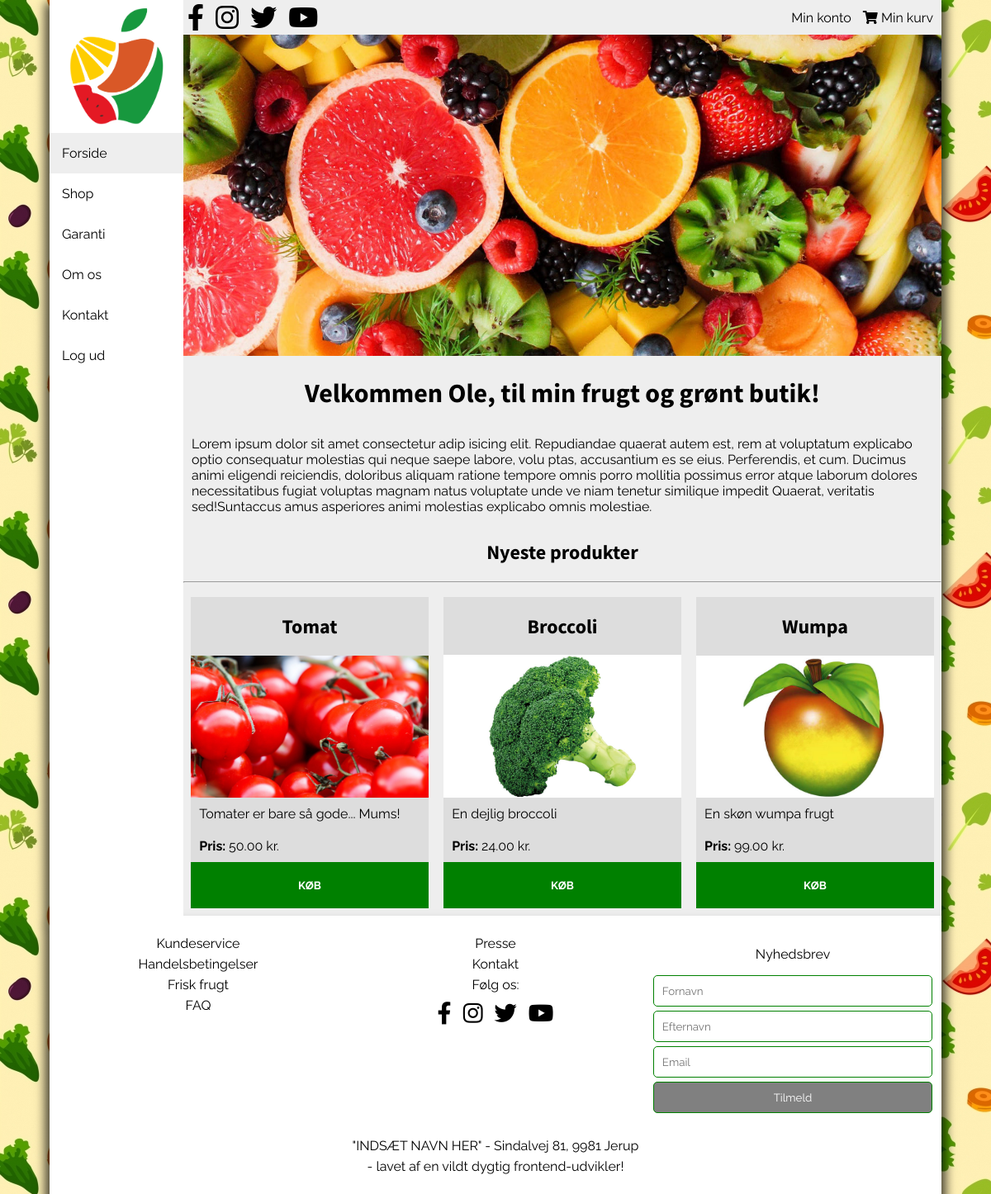
/ (signed in), run on the app's committed database.
### tables this page shows
CREATE TABLE `products` (
  `productId` int(5) NOT NULL,
  `title` varchar(50) NOT NULL,
  `text` varchar(100) NOT NULL,
  `category` varchar(30) NOT NULL,
  `authorId` int(5) NOT NULL,
  `imgUrl` varchar(50) NOT NULL,
  `imgAlt` varchar(50) NOT NULL,
  `price` double(10,2) NOT NULL,
  `date` int(10) NOT NULL
);

### assets/getLatestArticles.php (the view, shortened to what this page needs)
<?php
require_once "connect.php";
$statement = $dbh->prepare("SELECT * FROM products JOIN users ON products.authorId = users.userId ORDER BY date DESC LIMIT 3");
$statement->execute();
while ($row = $statement->fetch(PDO::FETCH_ASSOC)) { ?>
    <article>
        <h2><?php echo $row['title'] ?></h2>
        <img src="img/<?php echo $row['imgUrl'] ?>" alt="<?php echo $row['imgAlt'] ?>" onerror="this.src='img/placeholder.jpg'">
        <p><?php echo $row['text'] ?></p>
        <p><span>Pris: </span><?php echo $row['price'] ?> kr.</p>
        <button>KØB</button>
    </article>
    <?php
}
?>

### css/style.css (style rules this page uses)
body { margin: 0; background-image: url(../img/background.png); background-attachment: fixed; }
* { font-family: "Raleway", sans-serif; }
h1, h2, h3, h4, h5, h6 { font-family: "Source Sans Pro", sans-serif; }
.container p { text-align: left; padding: 10px; }
main .products article { width: 31.33%; margin: 1%; background: #ddd; display: -webkit-box; display: -ms-flexbox; display: flex; -webkit-box-orient: vertical; -webkit-box-direction: normal; -ms-flex-direction: column; flex-direction: column; -webkit-box-pack: justify; -ms-flex-pack: justify; justify-content: space-between; position: relative; }
main .products article span { font-weight: bold; }
main .products article p { margin: 0; }
main .products article img { width: 100%; }
main .products article button { border: none; padding: 20px; width: 100%; background-color: green; color: white; font-weight: bold; -webkit-transition: 0.3s; transition: 0.3s; }

### data on the page
products: title "Tomat", imgUrl (picture), text "Tomater er bare så gode... Mums!", price "50.00"
products: title "Broccoli", imgUrl (picture), text "En dejlig broccoli", price "24.00"
products: title "Wumpa", imgUrl (picture), text "En skøn wumpa frugt", price "99.00"

### other printed values
$_SESSION['username'] "Ole"
